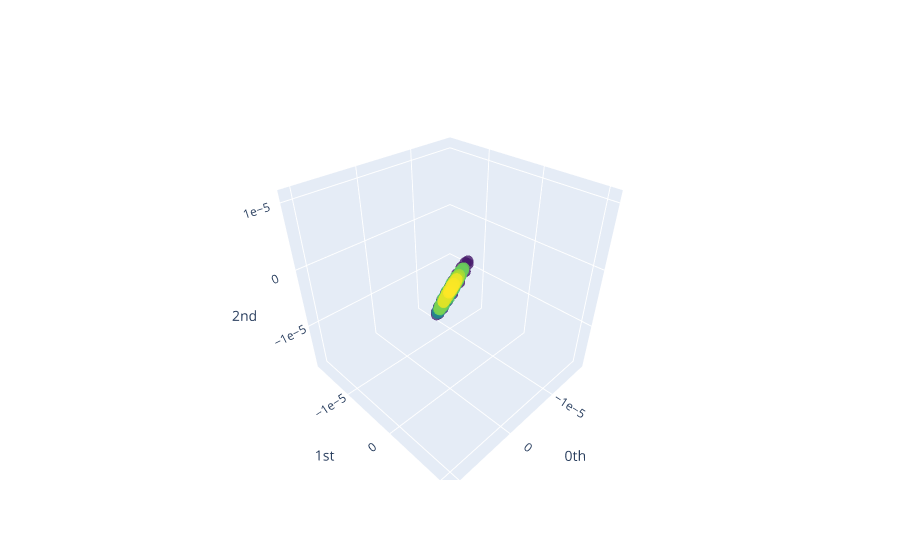

The code cell stored with this chart in its notebook:
### Code cell
plot = gtda.plotting.plot_point_cloud(points[print_obj])
display(plot)
plot.write_image(file = f"{subj}/{exp}/point_cloud.svg", format = "svg")

### Figure 1 — Plotly figure (JSON) as saved in the notebook; plotly's stock layout.template omitted (floating-point values rounded to 4 significant figures; data arrays with more than 128 entries replaced by an {"elided": "..."} marker saying what was removed)
{"data": [{"marker": {"color": {"elided": "492 int values"}, "colorscale": [[0, "#440154"], [0.1111, "#482878"], [0.2222, "#3e4989"], [0.3333, "#31688e"], [0.4444, "#26828e"], [0.5556, "#1f9e89"], [0.6667, "#35b779"], [0.7778, "#6ece58"], [0.8889, "#b5de2b"], [1, "#fde725"]], "opacity": 0.8, "size": 4}, "mode": "markers", "type": "scatter3d", "x": {"elided": "492 float values"}, "y": {"elided": "492 float values"}, "z": {"elided": "492 float values"}}], "layout": {"scene": {"xaxis": {"exponentformat": "e", "showexponent": "all", "title": {"text": "0th"}, "type": "linear"}, "yaxis": {"exponentformat": "e", "showexponent": "all", "title": {"text": "1st"}, "type": "linear"}, "zaxis": {"exponentformat": "e", "showexponent": "all", "title": {"text": "2nd"}, "type": "linear"}}}}
